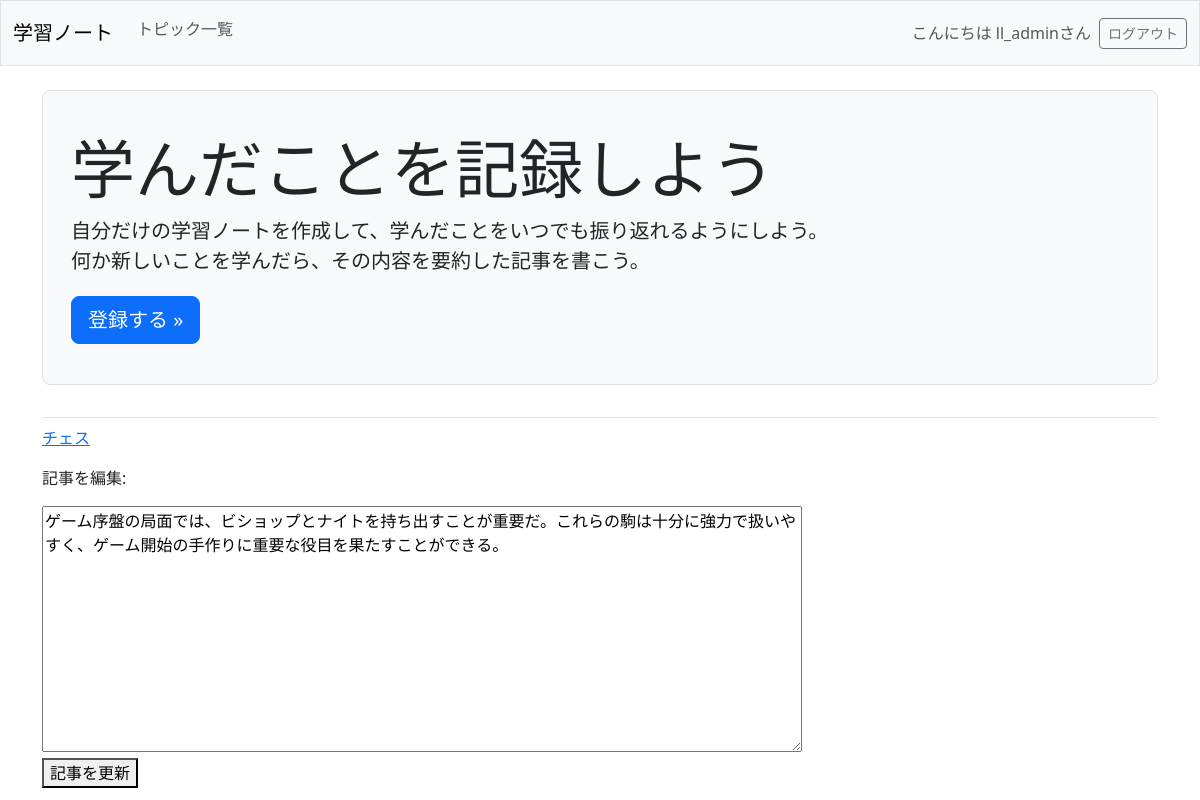
The page /edit_entry/2/ (signed in) on the database its author committed.
### learning_logs/models.py (models this page shows, shortened)
class Topic(models.Model):
    text = models.CharField(max_length=200)
    date_added = models.DateTimeField(auto_now_add=True)
    owner = models.ForeignKey(User, on_delete=models.CASCADE)
    def __str__(self):
        return self.text

class Entry(models.Model):
    topic = models.ForeignKey(Topic, on_delete=models.CASCADE)
    text = models.TextField()
    date_added = models.DateTimeField(auto_now_add=True)
    class Meta:
        verbose_name_plural = "entries"

### learning_logs/views.py (the view)
# urls.py: path("edit_entry/<int:entry_id>/", views.edit_entry, name="edit_entry"),
@login_required
def edit_entry(request, entry_id):
    entry = Entry.objects.get(id=entry_id)
    topic = entry.topic
    check_topic_owner(topic, request.user)
    if request.method != "POST":
        form = EntryForm(instance=entry)
    else:
        form = EntryForm(instance=entry, data=request.POST)
        if form.is_valid():
            form.save()
            return redirect("learning_logs:topic", topic_id=topic.id)
    context = {"entry": entry, "topic": topic, "form": form}
    return render(request, "learning_logs/edit_entry.html", context)

### learning_logs/forms.py
class EntryForm(forms.ModelForm):
    class Meta:
        model = Entry
        fields = ["text"]
        labels = {"text": ""}
        widgets = {"text": forms.Textarea(attrs={"cols": 80})}

### learning_logs/views.py (called while the page is built)
def check_topic_owner(topic, user):
    if topic.owner != user:
        raise Http404

### learning_logs/templates/learning_logs/edit_entry.html
{% extends "learning_logs/base.html" %} {% block content %}
<p><a href="{% url 'learning_logs:topic' topic.id %}">{{ topic }}</a></p>
<p>記事を編集:</p>
<form action="{% url 'learning_logs:edit_entry' entry.id %}" method="post">
  {% csrf_token %} {{ form.as_div }}
  <button name="submit">記事を更新</button>
</form>
{% endblock content %}

### learning_logs/templates/learning_logs/base.html (shortened to what this page needs)
<!DOCTYPE html>
<html lang="ja">
  <head>
    {% load django_bootstrap5 %} {% bootstrap_css %} {% bootstrap_javascript %}
  </head>
  <body>
    <nav class="navbar navbar-expand-md navbar-light bg-light mb-4 border">
      <div class="container-fluid">
        <a class="navbar-brand" href="{% url 'learning_logs:index' %}">
          学習ノート</a
        >
        <div class="collapse navbar-collapse" id="navbarCollapse">
          <ul class="navbar-nav me-auto mb-2 mb-mb-0">
            <li class="nav-item">
              <a class="nav-link" href="{% url 'learning_logs:topics' %}">
                トピック一覧</a
              >
            </li>
          </ul>
          <ul class="navbar-nav ms-auto mb-2 mb-md-0">
            {% if user.is_authenticated %}
            <li class="nav-item">
              <span class="navbar-text me-2"
                >こんにちは {{ user.username }}さん
              </span>
            </li>
            {% endif %}
          </ul>
          {% if user.is_authenticated %}
          <form action="{% url 'accounts:logout' %}" method="post">
            <button name="submit" class="btn btn-outline-secondary btn-sm">
              ログアウト
            </button>
          </form>
          {% endif %}
        </div>
      </div>
    </nav>
    <main class="container">
      <div class="pb-2 mb-2 border-bottom">
        {% block page_header %}
        <div class="p-3 mb-4 bg-light border rounded-3">
          <div class="container-fluid py-4">
            <h1 class="display-3">学んだことを記録しよう</h1>
            <p class="lead">
              自分だけの学習ノートを作成して、学んだことをいつでも振り返れるようにしよう。<br />
              何か新しいことを学んだら、その内容を要約した記事を書こう。
            </p>
            <a
              class="btn btn-primary btn-lg mt-1"
              href="{% url 'accounts:register' %}"
              >登録する &raquo;</a
            >
          </div>
        </div>
        {% endblock %}
      </div>
      <div>{% block content %}{% endblock %}</div>
    </main>
  </body>
</html>

### rows shown on the page
Topic: text "チェス"
Entry: text "ゲーム序盤の局面では、ビショップとナイトを持ち出すことが重要だ。これらの駒は十分に強力で扱いやすく、ゲーム開始の手作りに重要な役目を果たすことができる。"

### other values the page prints
{{ user.username }} "ll_admin"
